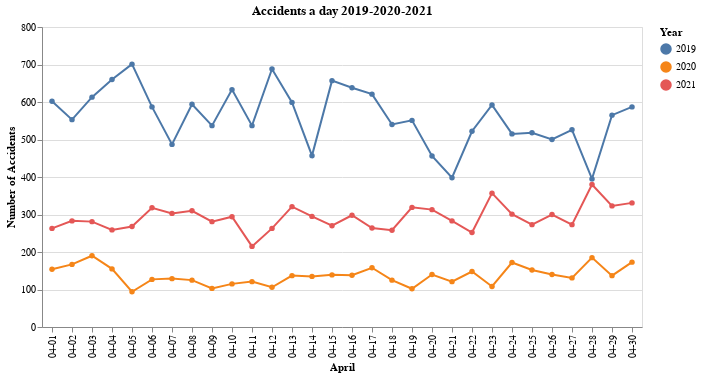

Source (notebook cell):
### Code cell
# here we create a list of days for april.
#since april has the same ammount of days regardless the year we have chosen for instance 2020 for the creation of the list:
april_list=dat20.apply(row_function20, axis=1)
april_list.drop('Accidents', inplace=True, axis=1)
april_list=april_list['2020'].tolist()

#In this section a dataframe is created including the number of accidents per day for 2019, 2020 and 2021 respectively:
df_joint19=pd.DataFrame({"April":april_list,
                         'Year':['2019']*len(april_list),
                           'Number of Accidents':dat19['Accidents']})

df_joint20=pd.DataFrame({"April":april_list,
                         'Year':['2020']*len(april_list),
                           'Number of Accidents':dat20['Accidents']})

df_joint21=pd.DataFrame({"April":april_list,
                         'Year':['2021']*len(april_list),
                           'Number of Accidents':dat21['Accidents']})


df_all=df_joint19.append(df_joint20).append(df_joint21)

# Now using the prior iformation a graph containing information of each year is built:
#2019
joint19=alt.Chart(df_all).mark_line(size=2, point=True).encode(
    x='April',
    y='Number of Accidents',
    color=alt.Color('Year')
).properties(title='Accidents a day 2019-2020-2021')

a_2=joint19
a_2

### Figure 1 — Vega-Lite specification as saved in the notebook (floating-point values rounded to 4 significant figures)
{"config": {"view": {"continuousWidth": 400, "continuousHeight": 300}}, "data": {"name": "data-29e346451b335866edcbb83783992d1b"}, "mark": {"type": "line", "point": true, "size": 2}, "encoding": {"color": {"field": "Year", "type": "nominal"}, "x": {"field": "April", "type": "nominal"}, "y": {"field": "Number of Accidents", "type": "quantitative"}}, "title": "Accidents a day 2019-2020-2021", "$schema": "https://vega.github.io/schema/vega-lite/v4.17.0.json", "datasets": {"data-29e346451b335866edcbb83783992d1b": [{"April": "04-01", "Year": "2019", "Number of Accidents": 602}, {"April": "04-02", "Year": "2019", "Number of Accidents": 553}, {"April": "04-03", "Year": "2019", "Number of Accidents": 613}, {"April": "04-04", "Year": "2019", "Number of Accidents": 660}, {"April": "04-05", "Year": "2019", "Number of Accidents": 701}, {"April": "04-06", "Year": "2019", "Number of Accidents": 587}, {"April": "04-07", "Year": "2019", "Number of Accidents": 487}, {"April": "04-08", "Year": "2019", "Number of Accidents": 594}, {"April": "04-09", "Year": "2019", "Number of Accidents": 537}, {"April": "04-10", "Year": "2019", "Number of Accidents": 633}, {"April": "04-11", "Year": "2019", "Number of Accidents": 537}, {"April": "04-12", "Year": "2019", "Number of Accidents": 688}, {"April": "04-13", "Year": "2019", "Number of Accidents": 599}, {"April": "04-14", "Year": "2019", "Number of Accidents": 457}, {"April": "04-15", "Year": "2019", "Number of Accidents": 657}, {"April": "04-16", "Year": "2019", "Number of Accidents": 638}, {"April": "04-17", "Year": "2019", "Number of Accidents": 621}, {"April": "04-18", "Year": "2019", "Number of Accidents": 540}, {"April": "04-19", "Year": "2019", "Number of Accidents": 551}, {"April": "04-20", "Year": "2019", "Number of Accidents": 456}, {"April": "04-21", "Year": "2019", "Number of Accidents": 398}, {"April": "04-22", "Year": "2019", "Number of Accidents": 522}, {"April": "04-23", "Year": "2019", "Number of Accidents": 592}, {"April": "04-24", "Year": "2019", "Number of Accidents": 515}, {"April": "04-25", "Year": "2019", "Number of Accidents": 518}, {"April": "04-26", "Year": "2019", "Number of Accidents": 500}, {"April": "04-27", "Year": "2019", "Number of Accidents": 526}, {"April": "04-28", "Year": "2019", "Number of Accidents": 395}, {"April": "04-29", "Year": "2019", "Number of Accidents": 565}, {"April": "04-30", "Year": "2019", "Number of Accidents": 587}, {"April": "04-01", "Year": "2020", "Number of Accidents": 154}, {"April": "04-02", "Year": "2020", "Number of Accidents": 167}, {"April": "04-03", "Year": "2020", "Number of Accidents": 190}, {"April": "04-04", "Year": "2020", "Number of Accidents": 155}, {"April": "04-05", "Year": "2020", "Number of Accidents": 94}, {"April": "04-06", "Year": "2020", "Number of Accidents": 127}, {"April": "04-07", "Year": "2020", "Number of Accidents": 129}, {"April": "04-08", "Year": "2020", "Number of Accidents": 125}, {"April": "04-09", "Year": "2020", "Number of Accidents": 103}, {"April": "04-10", "Year": "2020", "Number of Accidents": 115}, {"April": "04-11", "Year": "2020", "Number of Accidents": 121}, {"April": "04-12", "Year": "2020", "Number of Accidents": 106}, {"April": "04-13", "Year": "2020", "Number of Accidents": 137}, {"April": "04-14", "Year": "2020", "Number of Accidents": 135}, {"April": "04-15", "Year": "2020", "Number of Accidents": 139}, {"April": "04-16", "Year": "2020", "Number of Accidents": 138}, {"April": "04-17", "Year": "2020", "Number of Accidents": 158}, {"April": "04-18", "Year": "2020", "Number of Accidents": 125}, {"April": "04-19", "Year": "2020", "Number of Accidents": 102}, {"April": "04-20", "Year": "2020", "Number of Accidents": 140}, {"April": "04-21", "Year": "2020", "Number of Accidents": 121}, {"April": "04-22", "Year": "2020", "Number of Accidents": 148}, {"April": "04-23", "Year": "2020", "Number of Accidents": 108}, {"April": "04-24", "Year": "2020", "Number of Accidents": 172}, {"April": "04-25", "Year": "2020", "Number of Accidents": 152}, {"April": "04-26", "Year": "2020", "Number of Accidents": 140}, {"April": "04-27", "Year": "2020", "Number of Accidents": 131}, {"April": "04-28", "Year": "2020", "Number of Accidents": 185}, {"April": "04-29", "Year": "2020", "Number of Accidents": 137}, {"April": "04-30", "Year": "2020", "Number of Accidents": 173}, {"April": "04-01", "Year": "2021", "Number of Accidents": 263}, {"April": "04-02", "Year": "2021", "Number of Accidents": 283}, {"April": "04-03", "Year": "2021", "Number of Accidents": 281}, {"April": "04-04", "Year": "2021", "Number of Accidents": 259}, {"April": "04-05", "Year": "2021", "Number of Accidents": 268}, {"April": "04-06", "Year": "2021", "Number of Accidents": 318}, {"April": "04-07", "Year": "2021", "Number of Accidents": 303}, {"April": "04-08", "Year": "2021", "Number of Accidents": 310}, {"April": "04-09", "Year": "2021", "Number of Accidents": 281}, {"April": "04-10", "Year": "2021", "Number of Accidents": 294}, {"April": "04-11", "Year": "2021", "Number of Accidents": 215}, {"April": "04-12", "Year": "2021", "Number of Accidents": 263}, {"April": "04-13", "Year": "2021", "Number of Accidents": 321}, {"April": "04-14", "Year": "2021", "Number of Accidents": 295}, {"April": "04-15", "Year": "2021", "Number of Accidents": 270}, {"April": "04-16", "Year": "2021", "Number of Accidents": 298}, {"April": "04-17", "Year": "2021", "Number of Accidents": 264}, {"April": "04-18", "Year": "2021", "Number of Accidents": 258}, {"April": "04-19", "Year": "2021", "Number of Accidents": 319}, {"April": "04-20", "Year": "2021", "Number of Accidents": 313}, {"April": "04-21", "Year": "2021", "Number of Accidents": 283}, {"April": "04-22", "Year": "2021", "Number of Accidents": 252}, {"April": "04-23", "Year": "2021", "Number of Accidents": 357}, {"April": "04-24", "Year": "2021", "Number of Accidents": 301}, {"April": "04-25", "Year": "2021", "Number of Accidents": 273}, {"April": "04-26", "Year": "2021", "Number of Accidents": 300}, {"April": "04-27", "Year": "2021", "Number of Accidents": 273}, {"April": "04-28", "Year": "2021", "Number of Accidents": 380}, {"April": "04-29", "Year": "2021", "Number of Accidents": 323}, {"April": "04-30", "Year": "2021", "Number of Accidents": 331}]}}
